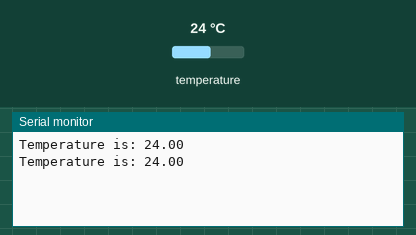
This sketch was run on a simulated ESP8266 (NodeMCU). Parts: the last lines printed to the serial monitor. Inputs (shaded band) come from the test bench; at power-on: temperature 24 °C.

Above: at 2.8 s.
2.9 s: temperature set to 12 °C
At 4.3 s:
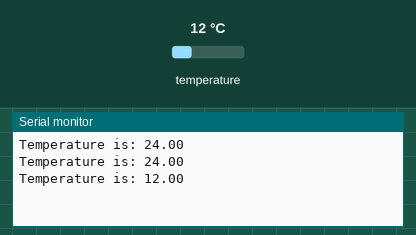
4.7 s: temperature set to 19 °C
At 4.7 s:
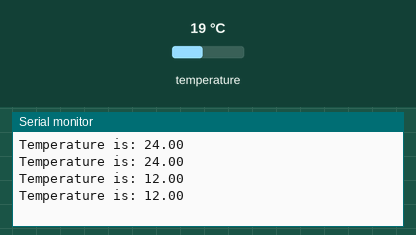
Timing chart, 0 to 7.7 s (numbered marks = the images above; inputs shaded):
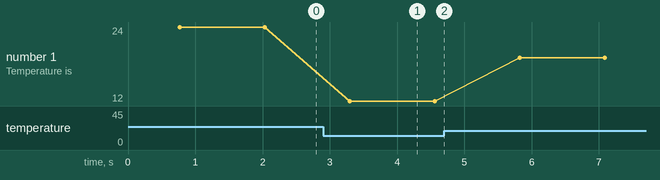

The sketch:

ds18b20.ino
```cpp
#include <DallasTemperature.h>
#include<oneWire.h>

#define ONE_WIRE_BUS D2

OneWire oneWire(ONE_WIRE_BUS);
DallasTemperature sensors(&oneWire);

void setup(){
    Serial.begin(115200);
    sensors.begin();
}

void loop(){
    sensors.requestTemperatures();
    Serial.print("Temperature is: ");
    Serial.println(sensors.getTempCByIndex(0));
    delay(500);
}
```

Measured:
- after the input at 2.9 s, the serial monitor: prints a new line after 0.40 s (image 1)
- plotted number 1: 24 → 12 after the input at 2.9 s, 12 → 19 after the input at 4.7 s
